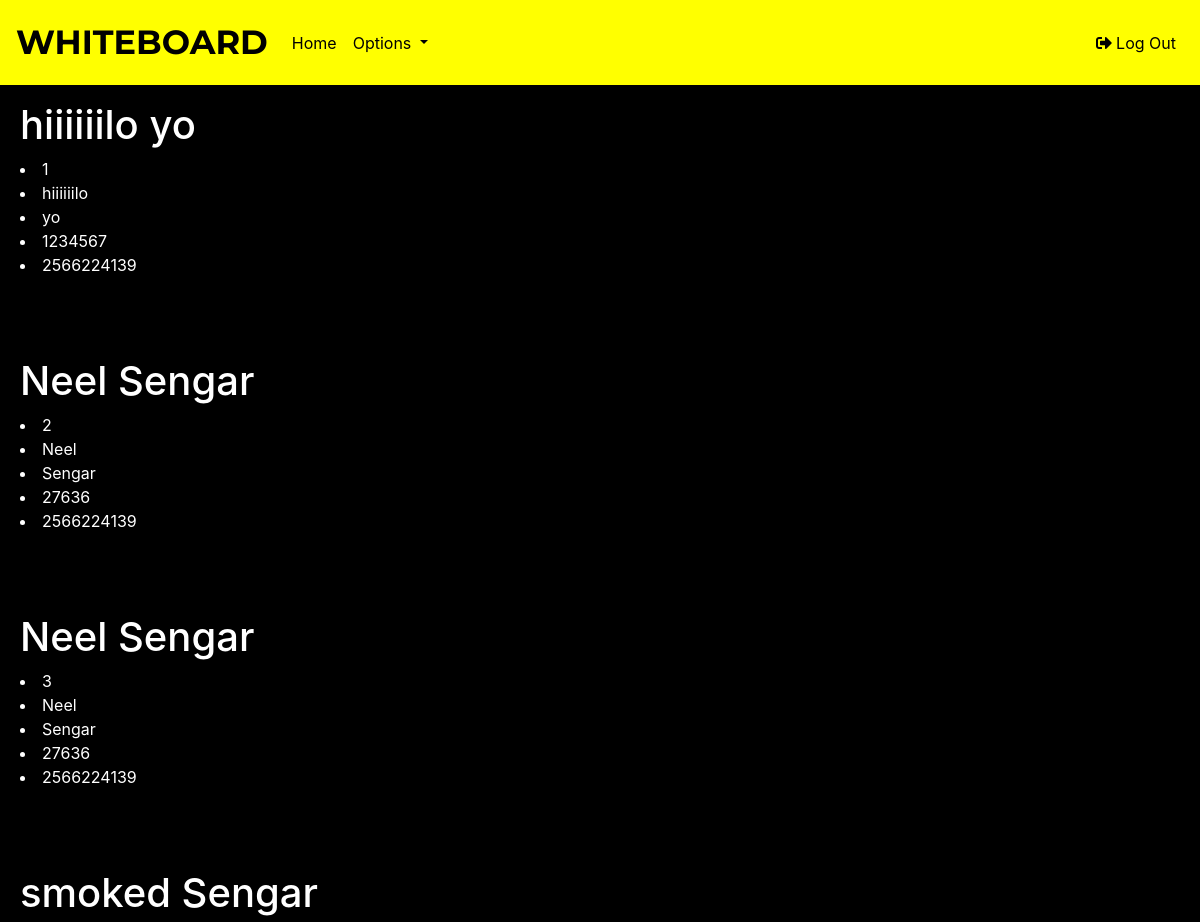
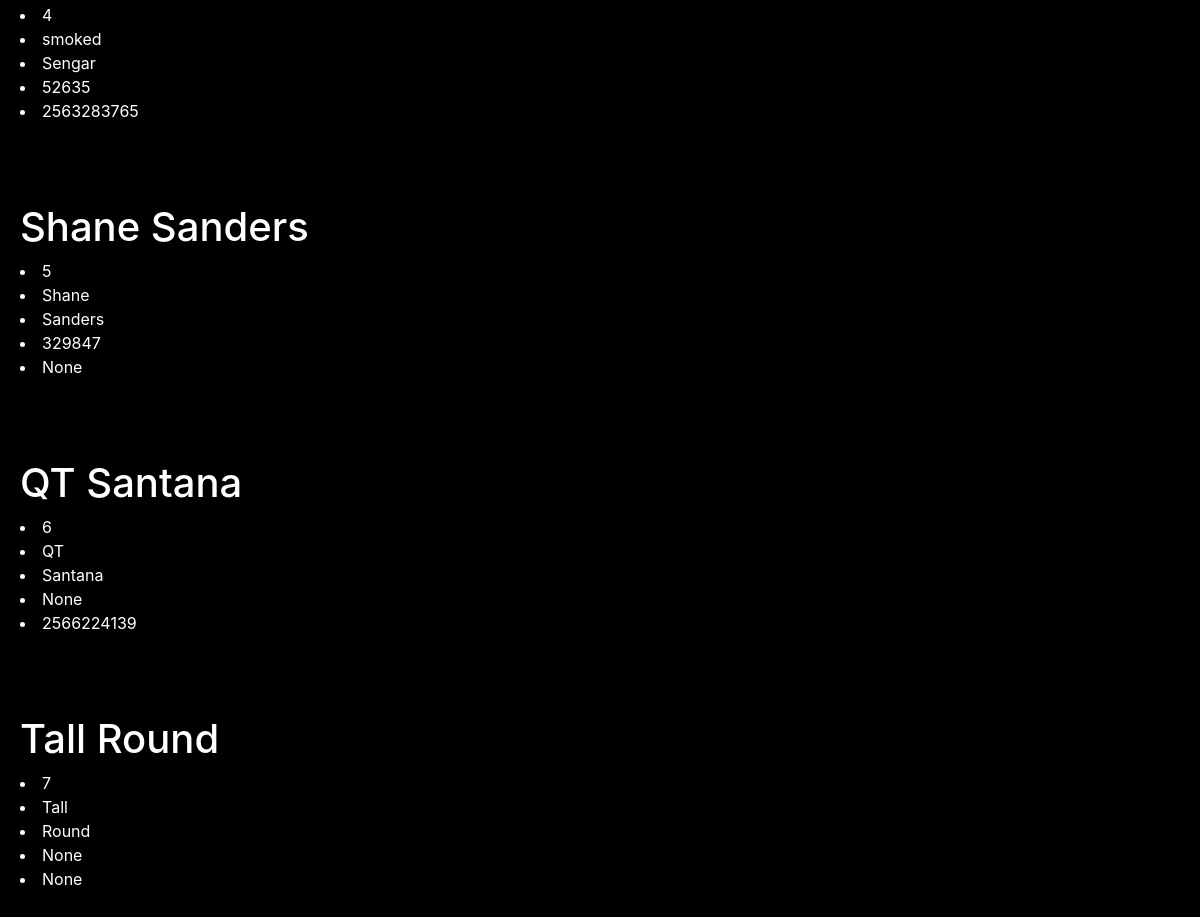
The page /searchresults/ (signed in) on the database its author committed (2 pictures, top to bottom).
### polls/models.py (models this page shows, shortened)
class Patients(models.Model):
    STATUS_CHOICES = [
    ('A' , 'Active'),
    ('I' , 'Inactive')
    ]
    LOCATIONS_CHOICES = [
    ('TUS', 'Tuscaloosa'),
    ('WIN', 'Winfield'),
    ('JAS', 'Jasper'),
    ('DEM', 'Demopolis'),
    ('ANN', 'Anniston'),
    ('FTP', 'Fort Payne'),
    ('SYL', 'Sylacauga'),
    ('MON', 'Montgomery'),
    ('GAD', 'Gadsden'),
    ]
    DOCTORS_CHOICES = [
    ('BEA', 'Beatrous'),
    ('CAM', 'Campbell'),
    ('DRK', 'Drake'),
    ('HOB', 'Hobeika'),
    ('PNK', 'Pinkston'),
    ('SAN', 'Sanford'),
    ]
    DOSIMETRIST_CHOICES = [
    ('TAT', 'Tatum'),
    ('HUN', 'Hunter'),
    ('MAP', 'Maples')
    ]
    first_name = models.CharField(max_length = 30)
    last_name  = models.CharField(max_length = 30)
    identification = models.IntegerField(null = True, blank = True)
    phone_number = models.IntegerField(null = True, blank = True)
    email = models.EmailField(null = True, blank = True)
    area_under_treatment = []
    referrer = models.CharField(max_length = 30, blank = True)
    start_date = models.DateField(null = True, blank = True)
    end_date = models.DateField(null = True, blank = True)
    status = models.CharField(max_length = 15, choices = STATUS_CHOICES, blank = True)
    facility = models.CharField(max_length = 3, choices = LOCATIONS_CHOICES, blank = True)
    doctor = models.CharField(max_length = 30, choices = DOCTORS_CHOICES, blank = True)
    dosimetrist = models.CharField(max_length = 30, choices = DOSIMETRIST_CHOICES, blank = True)
    comments_other = models.TextField(blank = True)

### polls/views.py (the view)
# urls.py: path('searchresults/', searchresults, name = 'searchresults'),
@login_required(login_url = 'tryloginerror')
def searchresults(request):
    firstn = request.session.get('fname')
    lastn = request.session.get('lname')
    a = Patients.objects.filter(first_name__icontains=firstn).filter(last_name__icontains=lastn).values_list('id','first_name', 'last_name', 'identification', 'phone_number')
    x = [list(tuple) for tuple in a]
    context = {
    'x' : x,
    }
    return render(request, 'polls/searchresults.html', context)

### templates/polls/searchresults.html (shortened to what this page needs)
{% extends "polls/base.html" %}
{% block content %}
<div class = "shit"/>
{% for item in x %}
  <p>
    <h1> {{item.1}} {{item.2}} </h1>
  {% for value in item %}
  <li> {{value}} </li>
  {% endfor %}
  </p>
  <br>
  <br>
{% endfor %}
{% endblock %}

### rows shown on the page
Patients: first_name "hiiiiiilo", last_name "yo", item "hiiiiiilo" "yo"
Patients: first_name "Neel", last_name "Sengar", item "Neel" "Sengar"
Patients: first_name "Neel", last_name "Sengar", item "Neel" "Sengar"
Patients: first_name "smoked", last_name "Sengar", item "smoked" "Sengar"
Patients: first_name "Shane", last_name "Sanders", item "Shane" "Sanders"
Patients: first_name "QT", last_name "Santana", item "QT" "Santana"
Patients: first_name "Tall", last_name "Round", item "Tall" "Round"

### other values the page prints
{{ value }} "1" "1234567" "2566224139" "2" "27636" "2566224139" "3" "27636" "2566224139" "4" "52635" "2563283765" "5" "329847" "None" "6" "None" "2566224139" "7" "None" "None"
